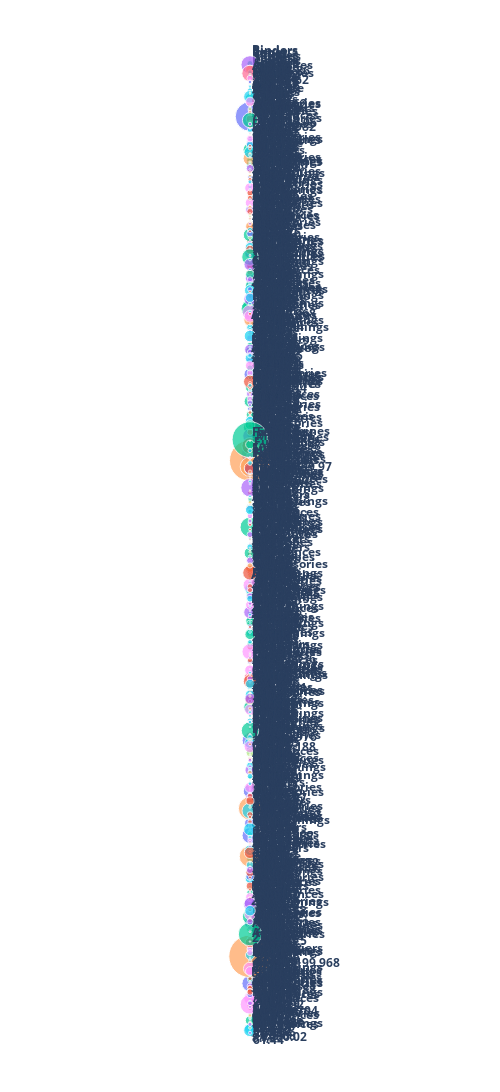

The code cell stored with this chart in its notebook:
### Code cell
import plotly.express as px
fig = px.scatter(df, x='X', y='Y',
              color='Sub-Category',
              size='Sales', text='labels', size_max=30)
fig.update_layout(width=500, height=1100,
               margin = dict(t=0, l=0, r=0, b=0),
               showlegend=False
              )
fig.update_traces(textposition='middle right')
fig.update_xaxes(showgrid=False, zeroline=False, visible=False)
fig.update_yaxes(showgrid=False, zeroline=False, visible=False)
fig.update_layout({'plot_bgcolor': 'white',
                          	'paper_bgcolor': 'white'})
fig.show()
